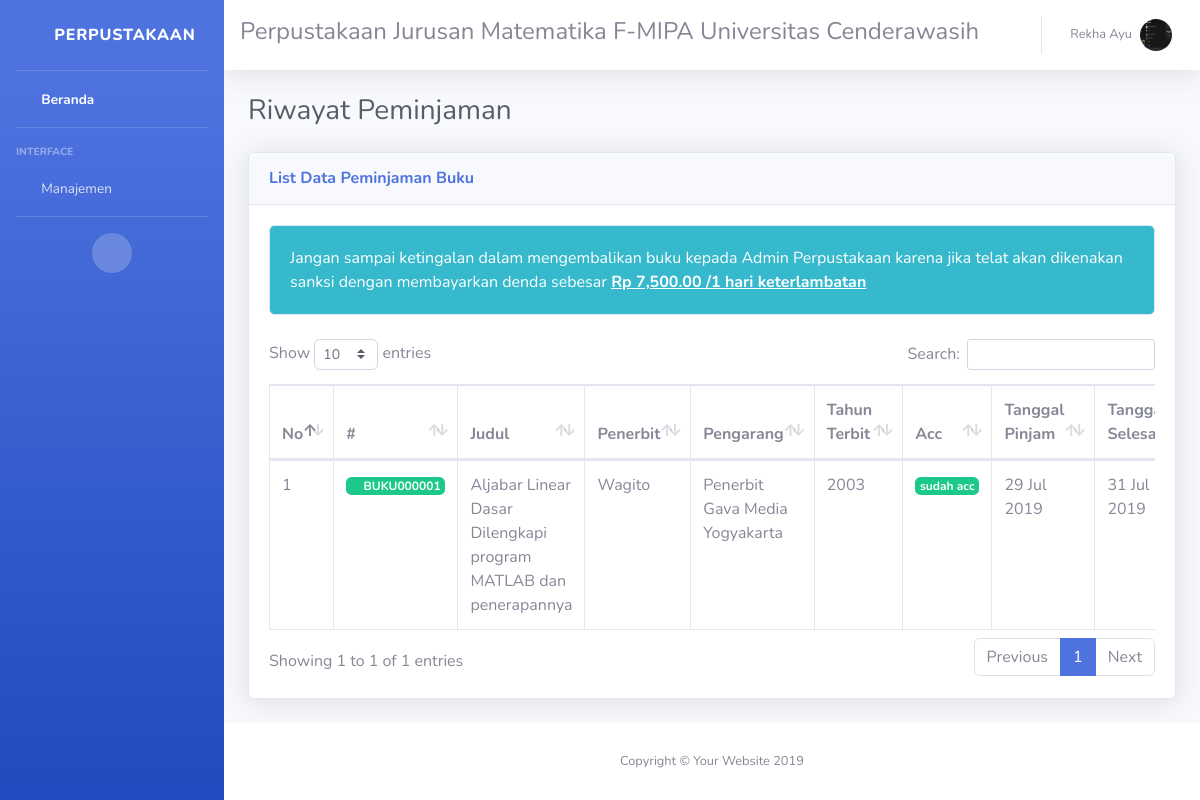
Page /guest/index.php?page=peminjaman (signed in) on the committed database.
### tables this page shows
CREATE TABLE `tbl_mahasiswa` (
  `nim` varchar(15) NOT NULL,
  `nama_lengkap` varchar(100) NOT NULL,
  `email` varchar(50) NOT NULL,
  `password` varchar(10) NOT NULL,
  `anggota_aktif` int(1) NOT NULL,
  `img_mhs` text,
  `terakhir_login` timestamp NULL DEFAULT NULL ON UPDATE CURRENT_TIMESTAMP
);

CREATE TABLE `tbl_denda` (
  `id_denda` int(5) NOT NULL,
  `durasi` int(2) NOT NULL,
  `nominal` int(15) NOT NULL
);

CREATE TABLE `tbl_peminjaman` (
  `id_pinjaman` int(5) NOT NULL,
  `id_buku` varchar(15) NOT NULL,
  `nim` varchar(15) DEFAULT NULL,
  `nip` varchar(15) DEFAULT NULL,
  `tgl_pinjam` date NOT NULL,
  `tgl_selesai` date NOT NULL,
  `tgl_kembali` date DEFAULT NULL,
  `status_pinjaman` int(1) NOT NULL,
  `acc` int(1) NOT NULL,
  `notif_email` int(1) NOT NULL,
  `denda` int(1) NOT NULL,
  `keterangan` text
);

CREATE TABLE `tbl_buku` (
  `id_buku` varchar(15) NOT NULL,
  `id_kategori` varchar(15) NOT NULL,
  `judul` text NOT NULL,
  `penerbit` varchar(30) NOT NULL,
  `pengarang` varchar(30) NOT NULL,
  `catatan` text NOT NULL,
  `stemming` text NOT NULL,
  `tahun_terbit` int(4) NOT NULL,
  `stok` int(5) NOT NULL,
  `img_buku` text,
  `updated_at` timestamp NULL DEFAULT CURRENT_TIMESTAMP,
  `deleted_at` timestamp NULL DEFAULT NULL
);

### guest/page/peminjaman/peminjaman.php (the view, shortened to what this page needs)
<div class="d-sm-flex align-items-center justify-content-between mb-4">
  <h1 class="h3 mb-0 text-gray-800">Riwayat Peminjaman</h1>
</div>
<div class="card shadow mb-4">
    <div class="card-header py-3 d-flex flex-row align-items-center justify-content-between">
        <h6 class="m-0 font-weight-bold text-primary">List Data Peminjaman Buku</h6>
    </div>
    <div class="card-body">
        <div class="row">
            <div class="col-md-12">
                <div class="card bg-info text-white">
                    <div class="card-body">
                    <?= dendaKeterangan() ?>
                    </div>
                </div>
            </div>
        </div><br>
        <div class="row">
            <div class="col-sm-12">
                <div class="table-responsive">
                    <table class="table table-bordered dataTable" id="dataTable">
                        <thead>
                            <tr>
                                <th>No</th>
                                <th>#</th>
                                <th>Judul</th>
                                <th>Penerbit</th>
                                <th>Pengarang</th>
                                <th>Tahun Terbit</th>
                                <th>Acc</th>
                                <th>Tanggal Pinjam</th>
                                <th>Tanggal Selesai</th>
                            </tr>
                        </thead>
                        <tbody>
                        <?php
                        $no = 1;
                        $q = mysqli_query($conn, "SELECT * FROM tbl_peminjaman
                                                JOIN tbl_buku ON tbl_peminjaman.id_buku=tbl_buku.id_buku
                                                JOIN tbl_mahasiswa ON tbl_peminjaman.nim=tbl_mahasiswa.nim
                                                WHERE tbl_peminjaman.nim=$userdata[nim]");
                        while($data=mysqli_fetch_array($q)){
                        ?>
                            <tr>
                                <td><?= $no ?></td>
                                <td><label class="badge badge-success"><i class="fas fa-book"></i> <?= $data['id_buku'] ?></label></td>
                                <td><?= $data['judul'] ?></td>
                                <td><?= $data['penerbit'] ?></td>
                                <td><?= $data['pengarang'] ?></td>
                                <td><?= $data['tahun_terbit'] ?></td>
                                <td><?= statusAcc($data['acc']) ?></td>
                                <td><?= tanggal($data['tgl_pinjam']) ?></td>
                                <td><?= tanggal($data['tgl_selesai']) ?></td>
                            </tr>
                        <?php $no++; } ?>
                        </tbody>
                    </table>
                </div>
            </div>
        </div>
    </div>
</div>

### guest/header.php (shortened to what this page needs)
<nav class="navbar navbar-expand navbar-light bg-white topbar mb-4 static-top shadow">
          <h4>Perpustakaan Jurusan Matematika F-MIPA Universitas Cenderawasih</h4>
          <ul class="navbar-nav ml-auto">
            <li class="nav-item dropdown no-arrow">
              <a class="nav-link dropdown-toggle" href="#" id="userDropdown" role="button" data-toggle="dropdown" aria-haspopup="true" aria-expanded="false">
                <span class="mr-2 d-none d-lg-inline text-gray-600 small"><?= $userdata['nama_lengkap'] ?></span>
                <img class="img-profile rounded-circle" src="<?= $img ?>">
              </a>
            </li>
          </ul>
        </nav>

### guest/service.php (shortened to what this page needs)
<?php
$id     = $_SESSION['id'];
$role   = $_SESSION['role'];
if ($role == 1){
    $q = mysqli_query($conn, "SELECT * FROM tbl_mahasiswa WHERE nim='$id'");
    $userdata = mysqli_fetch_array($q);
} else {
    $q = mysqli_query($conn, "SELECT * FROM tbl_dosen WHERE nip='$id'");
    $userdata = mysqli_fetch_array($q);
}
if ($role == 1){
    ($userdata['img_mhs']!=NULL)?$img='../assets/img/mahasiswa/'.$userdata['img_mhs']:$img='../assets/img/no-photo.png';
} else {
    ($userdata['img_dosen']!=NULL)?$img='../assets/img/dosen/'.$userdata['img_dosen']:$img='../assets/img/no-photo.png';
}
function tanggal($params){
    if (!empty($params)){
        $tgl = date('d M Y',strtotime($params));
    } else {
        $tgl = '<label class="badge badge-info">belum ada tanggal</label>';
    }
    return $tgl;
}
function statusAcc($params){
    $val = "";
    switch($params){
        case 1:
            $val = '<label class="badge badge-success">sudah acc</label>';
        break;
    }
    return $val;
}
function convertRupiah($params){
	$val = "Rp " . number_format($params,2,'.',',');
	return $val;
}
function dendaKeterangan(){
    include "../assets/lib/koneksi.php";
    $sql = mysqli_query($conn, "SELECT * FROM tbl_denda");
    $data = mysqli_fetch_array($sql);
    $val = "Jangan sampai ketingalan dalam mengembalikan buku kepada Admin Perpustakaan karena jika telat akan dikenakan sanksi dengan membayarkan denda sebesar <b><u>".convertRupiah($data['nominal'])." /".$data['durasi']." hari keterlambatan</u></b>";
    return $val;
}

### rows in the picture
tbl_mahasiswa: nama_lengkap "Rekha Ayu", img_mhs (picture)
tbl_denda: nominal "Rp 7,500.00", durasi "1"
tbl_peminjaman: id_buku.id_buku "BUKU000001", id_buku.judul "Aljabar Linear Dasar Dilengkapi program MATLAB dan penerapannya", id_buku.penerbit "Wagito", id_buku.pengarang "Penerbit Gava Media Yogyakarta", id_buku.tahun_terbit "2003", acc "sudah acc", tgl_pinjam "29 Jul 2019", tgl_selesai "31 Jul 2019"
